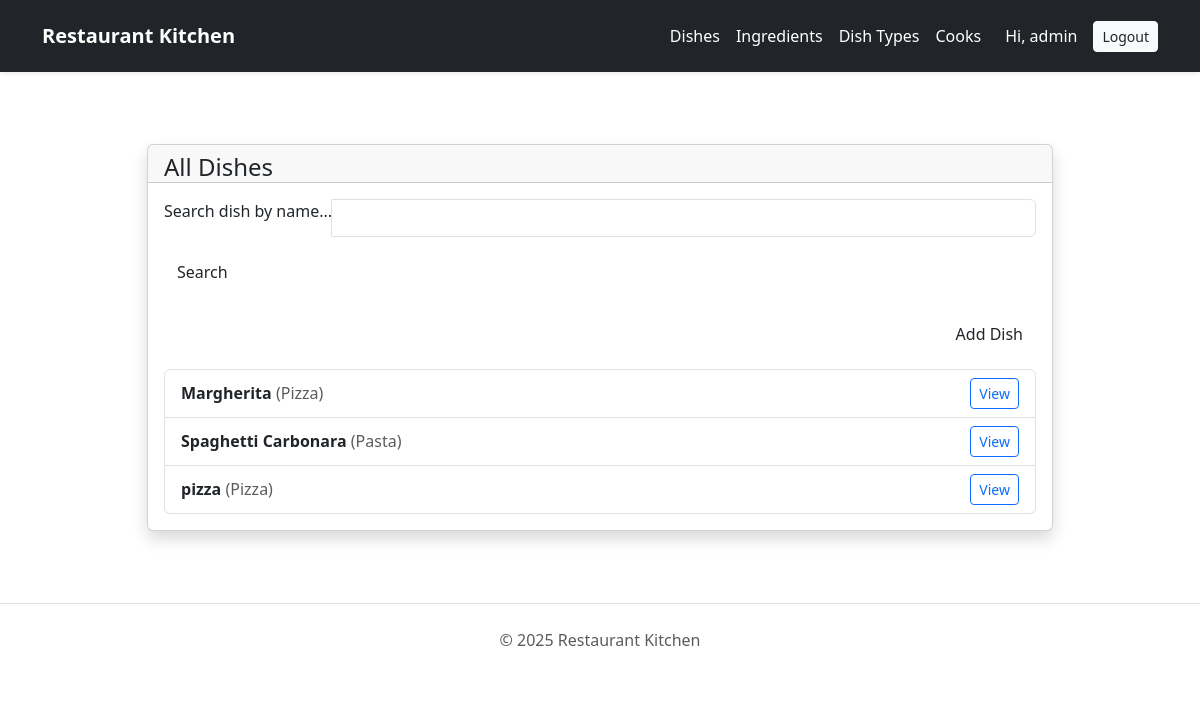
/dishes/ (signed in), run on the app's committed database.
### menu/models.py (models this page shows, shortened)
class Cook(AbstractUser):
    years_of_experience = models.PositiveIntegerField(default=0)
    specialization = models.CharField(
        max_length=255,
        blank=True,
        help_text="Specialization of the cook",
    )
    class Meta:
        verbose_name = "Cook"
        verbose_name_plural = "Cooks"
        ordering = ("-years_of_experience",)

class Dish(models.Model):
    objects = None
    name = models.CharField(max_length=255)
    description = models.TextField(default="No description")
    price = models.DecimalField(max_digits=6, decimal_places=2, default=0.00)
    dish_type = models.ForeignKey(DishType, on_delete=models.CASCADE, related_name="dishes")
    cooks = models.ManyToManyField("Cook", related_name="dishes")
    ingredients = models.ManyToManyField(Ingredient, related_name="dishes")
    class Meta:
        ordering = ["name"]
        verbose_name_plural = "dishes"
        verbose_name = "dish"

class DishType(models.Model):
    objects = None
    name = models.CharField(max_length=100)

### menu/views.py (the view)
# urls.py: path("dishes/", views.DishListView.as_view(), name="dish-list"),
class DishListView(generic.ListView):
    model = Dish
    paginate_by = 10
    queryset = Dish.objects.select_related("dish_type").prefetch_related("cooks")
    def get_context_data(self, **kwargs):
        context = super().get_context_data(**kwargs)
        name = self.request.GET.get("name", "")
        context["search_form"] = DishSearchForm(initial={"name": name})
        return context
    def get_queryset(self):
        form = DishSearchForm(self.request.GET)
        if form.is_valid():
            name = form.cleaned_data["name"]
            if name:
                return self.queryset.filter(name__icontains=name)
        return self.queryset

### menu/forms.py
class DishSearchForm(forms.Form):
    name = forms.CharField(
        required=False,
        label="",
        widget=forms.TextInput(attrs={"placeholder": "Search dish by name"})
    )

### templates/menu/dish_list.html (shortened to what this page needs)
{% extends "base.html" %}
{% load static %}
{% block body %}class="bg-gray-200"{% endblock %}
{% block content %}
<div class="container py-4 mt-6">
  <div class="row">
    <div class="col-lg-10 mx-auto">
      <div class="card shadow border-radius-xl">
        <div class="card-header pb-0">
          <h4 class="mb-0">All Dishes</h4>
        </div>
        <div class="card-body">
          <form method="get" class="mb-4">
            <div class="input-group input-group-outline">
              <label class="form-label">Search dish by name...</label>
              <input type="text" name="name" class="form-control" value="{{ request.GET.name }}">
            </div>
            <button class="btn bg-gradient-primary mt-3" type="submit">Search</button>
          </form>
          <div class="d-flex justify-content-end mb-3">
            <a class="btn bg-gradient-success" href="{% url 'menu:dish-create' %}">Add Dish</a>
          </div>
          <ul class="list-group">
            {% for dish in dish_list %}
              <li class="list-group-item d-flex justify-content-between align-items-center">
                <div>
                  <strong>{{ dish.name }}</strong>
                  <span class="text-muted">({{ dish.dish_type.name }})</span>
                </div>
                <a href="{% url 'menu:dish-detail' dish.pk %}" class="btn btn-sm btn-outline-primary">View</a>
              </li>
            {% empty %}
              <li class="list-group-item text-center">No dishes found.</li>
            {% endfor %}
          </ul>
        </div>
      </div>
    </div>
  </div>
</div>
{% endblock %}

### templates/base.html (shortened to what this page needs)
{% load static %}
<!DOCTYPE html>
<html lang="en">
<head>
    <link href="https://unpkg.com/material-kit@3.0.0/assets/css/material-kit.min.css" rel="stylesheet" />
    <link rel="stylesheet" href="https://cdn.jsdelivr.net/npm/bootstrap@5.3.0/dist/css/bootstrap.min.css">
</head>
<body class="{% block body %}{% endblock %}">
<nav class="navbar navbar-expand-lg navbar-dark bg-dark shadow-sm py-3 sticky-top">
  <div class="container">
    <a class="navbar-brand text-white fw-bold" href="{% url 'menu:index' %}">
      Restaurant Kitchen
    </a>
    <div class="collapse navbar-collapse" id="navbarContent">
      <ul class="navbar-nav ms-auto">
        <li class="nav-item">
          <a class="nav-link text-white" href="{% url 'menu:dish-list' %}">Dishes</a>
        </li>
        <li class="nav-item">
          <a class="nav-link text-white" href="{% url 'menu:ingredient-list' %}">Ingredients</a>
        </li>
        <li class="nav-item">
          <a class="nav-link text-white" href="{% url 'menu:dishtype-list' %}">Dish Types</a>
        </li>
        <li class="nav-item">
          <a class="nav-link text-white" href="{% url 'menu:cook-list' %}">Cooks</a>
        </li>
        {% if user.is_authenticated %}
        <li class="nav-item d-flex align-items-center">
          <span class="text-white mx-3">Hi, {{ user.username }}</span>
          <a class="btn btn-sm btn-light text-dark" href="{% url 'logout' %}">Logout</a>
        </li>
        {% else %}
        <li class="nav-item">
          <a class="btn btn-sm btn-outline-light" href="{% url 'login' %}">Login</a>
        </li>
        {% endif %}
      </ul>
    </div>
  </div>
</nav>
<main class="container mt-5">
  {% block content %}{% endblock %}
</main>
<footer class="text-center text-muted py-4 mt-5 border-top">
  <p>&copy; 2025 Restaurant Kitchen</p>
</footer>
</body>
</html>

### data on the page
Cook: username "admin"
Dish: name "Margherita", dish_type.name "Pizza"
Dish: name "Spaghetti Carbonara", dish_type.name "Pasta"
Dish: name "pizza", dish_type.name "Pizza"
